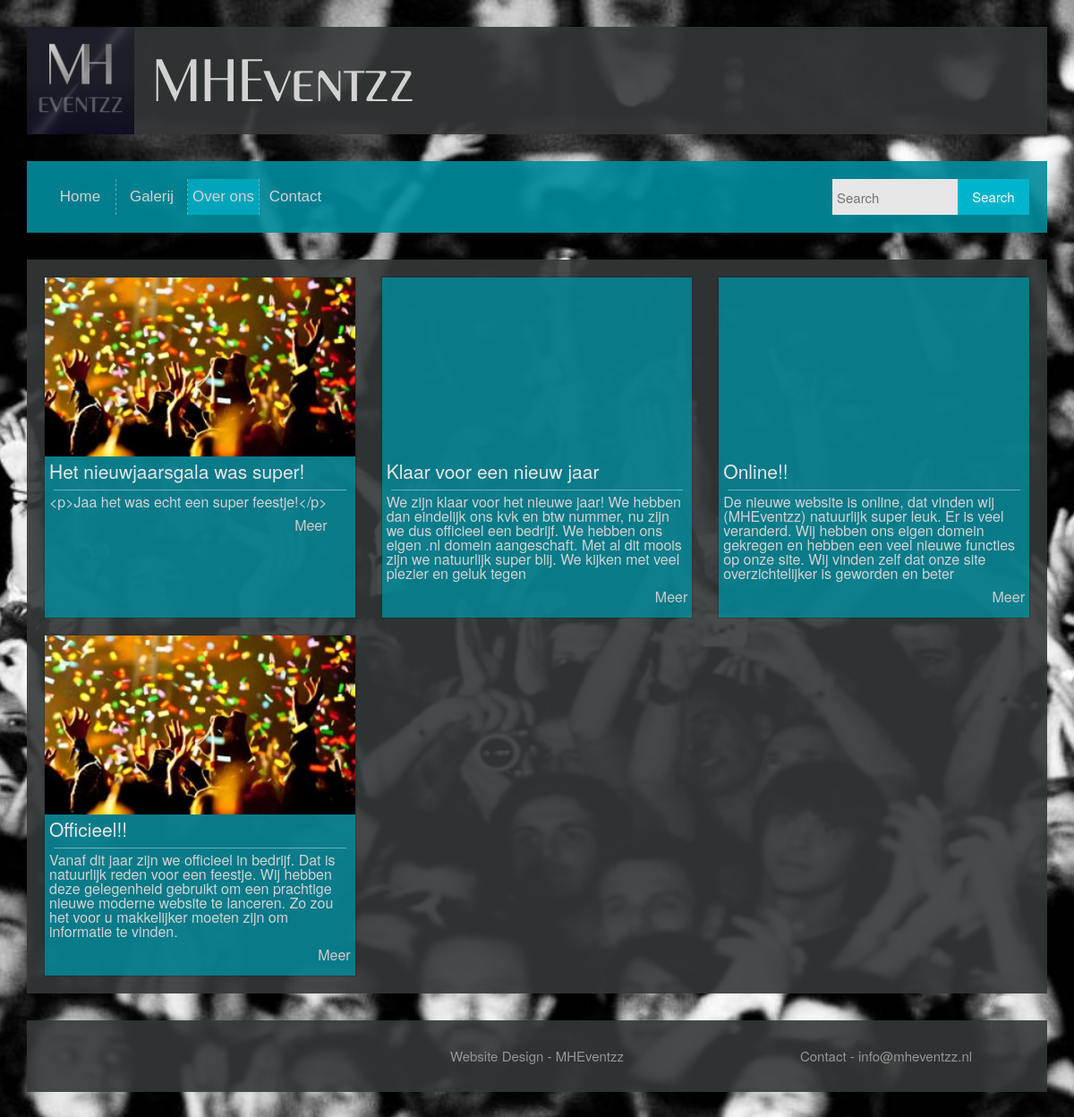
/nieuws.php, run on the app's committed database.
### tables this page shows
CREATE TABLE IF NOT EXISTS `posts` (
  `post_id` int(11) NOT NULL AUTO_INCREMENT,
  `category_id` int(1) NOT NULL,
  `post_title` varchar(255) NOT NULL,
  `post_content` text NOT NULL,
  `post_by` int(11) NOT NULL,
  `post_date` date NOT NULL,
  `post_visible` int(11) NOT NULL,
  `post_img` varchar(300) NOT NULL,
  PRIMARY KEY (`post_id`)
);

### nieuws.php (the view, shortened to what this page needs)
<?php
include "top.php";
$SQL = "SELECT post_id, post_by, category_id, post_title, MID(post_content,1,255) AS post_content, DATE_FORMAT(post_date,'%d')AS post_date_day, DATE_FORMAT(post_date,'%M')AS post_date_month, DATE_FORMAT(post_date,'%Y')AS post_date_year, post_img FROM posts WHERE post_visible = 1 ORDER BY post_date DESC, post_id DESC";
$result = $connection->query($SQL);
?>
<article class="body-item">
	<div class="row row-eq-height">
		<?php
			while($row = $result->fetch_assoc()){
				echo "<div class='col-xs-12 col-sm-6 col-md-4'>";
					echo "<div class='box shadow'>";
                    echo "<a class='gal-album-img' href='nieuws_page.php?id=" . $row['post_id'] . "' style='background-image:url(" . $row['post_img'] . ")'></a>";
						echo "<div class='min-height-180'>";
							echo "<div class='box-heading'>" . $row['post_title'] . "</div>";
							echo "<div class='hr'></div>";
							echo "<div class='box-body'>";
								echo "<p>" . $row['post_content'] . "</p>";
								echo "<a class='more' href='nieuws_page.php?id=" . $row['post_id'] . "'>Meer</a>";
							echo "</div>";
						echo "</div>";
					echo "</div>";
				echo "</div>";
			}
		?>
	</div>
</article>
<?php
include "bottom.php";
?>

### CSS/style.css (style rules this page uses)
html { width: 100%; height: 100%; }
body { width: 100%; height: 100%; background: url("../IMG/crowd.jpg"); -o-background-size: cover !important; -moz-background-size: cover !important; -webkit-background-size: cover !important; background-size: cover !important; background-repeat: no-repeat; background-position: center; background-attachment: fixed; }
.body-item { margin-top: 30px; }
.shadow { box-shadow: 0px 0px 1px 1px rgba(20,20,20,0.2); }
article { background-color: rgba(52,56,56,0.9); min-height: 400px; box-sizing: border-box; padding: 20px; padding-top: 0px; }
@media (min-width: 992px) { .box { display: block; min-height: 100px; background-color: rgba(0,140,158,0.8); overflow: hidden; margin-top: 20px; } }
.box-heading { display: inline-block; color: rgb(230,230,230); font-size: 21px; line-height: 23px; box-sizing: border-box; overflow: hidden; padding: 5px; }
.hr { height: 1px; width: calc(100% - 20px); background: rgba(255,255,255,0.4); margin: auto; }
.box-body { display: inline-block; color: rgb(210,210,210); font-size: 16px; line-height: 16px; box-sizing: border-box; padding: 5px; }
@media (min-width: 992px) { .min-height-180 { min-height: 180px; } }
.gal-album-img { display: block; background: url(../IMG/logo.jpg) no-repeat center center; -webkit-background-size: cover; -moz-background-size: cover; -o-background-size: cover; background-size: cover; height: 200px; position: relative; }
.more { float:right; color:#cccccc; }

### data on the page
posts: post_img (picture), post_title "Het nieuwjaarsgala was super!", post_content "<p>Jaa het was echt een super feestje!</p>"
posts: post_title "Klaar voor een nieuw jaar", post_content "We zijn klaar voor het nieuwe jaar! We hebben dan eindelijk ons kvk en btw nummer, nu zijn we dus officieel een bedrijf. We hebben ons eigen .nl domein aangeschaft. Met al dit moois zijn we natuurlijk super blij. We kijken met veel plezier en geluk tegen"
posts: post_title "Online!!", post_content "De nieuwe website is online, dat vinden wij (MHEventzz) natuurlijk super leuk. Er is veel veranderd. Wij hebben ons eigen domein gekregen en hebben een veel nieuwe functies op onze site. Wij vinden zelf dat onze site overzichtelijker is geworden en beter"
posts: post_img (picture), post_title "Officieel!!", post_content "Vanaf dit jaar zijn we officieel in bedrijf. Dat is natuurlijk reden voor een feestje. Wij hebben deze gelegenheid gebruikt om een prachtige nieuwe moderne website te lanceren. Zo zou het voor u makkelijker moeten zijn om informatie te vinden."
